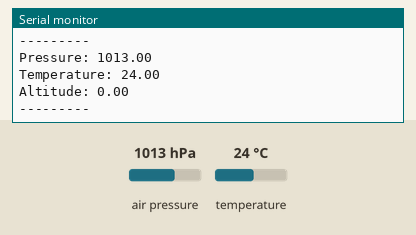
Simulated run of this sketch. Board: Arduino Uno, built with avr-gcc and run on an emulated ATmega328P. Shown: the last lines printed to the serial monitor. Inputs (shaded band) come from the test bench; at power-on: air pressure 1013 hPa, temperature 24 °C.

Above: at 1.8 s.
1.9 s: air pressure set to 952 hPa
At 2.8 s:
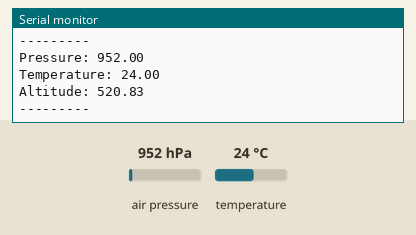
3.4 s: temperature set to 12 °C
At 4.7 s:
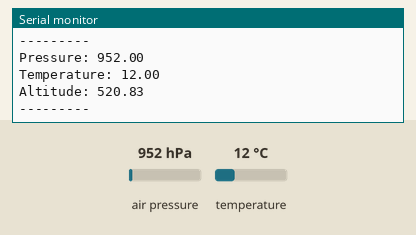
4.9 s: air pressure set to 975 hPa
At 5.8 s:
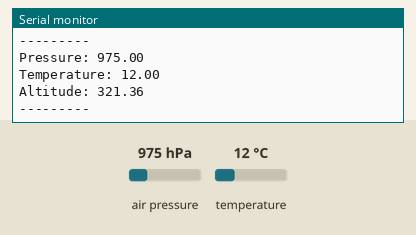
Timing chart, 0 to 7.9 s (numbered marks = the images above; inputs shaded):
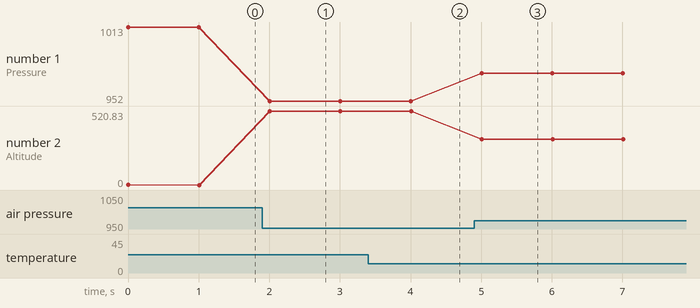

The sketch:

BMP180_PressureTemp.ino
```cpp
/*
 * This program reads data from the the BMP180 sensor
 * Board | SDA | SCL
 * UNO   | A4  | A5
 * MEGA  | 20  | 21
 */
#include <Wire.h>
#include <SFE_BMP180.h>

SFE_BMP180 bmp180;
char status;
double T, P, altAGL;
float Po = 1013.25;
unsigned long currentTime, previousTime = 0;

void setup() {
  Serial.begin(115200);
  bmp180.begin();
  getBMP180();
  Po = P; //this zeros alt to ground level
}

void loop() {
currentTime = millis();
if (abs(currentTime - previousTime) > 1000){
  getBMP180();
  previousTime = currentTime;
  }
}

void getBMP180() {
    status = bmp180.startTemperature();
    currentTime = millis();

  if (status != 0) {
    status = bmp180.getTemperature(T);

    if (status != 0) {
      status = bmp180.startPressure(3);

      if (status != 0) {
        //delay(status);
        status = bmp180.getPressure(P, T);
        altAGL = bmp180.altitude(P, Po);

        if (status != 0) {
          Serial.print("Pressure: ");
          Serial.println(P);

          Serial.print("Temperature: ");
          Serial.println(T);

          Serial.print("Altitude: ");
          Serial.println(altAGL);

          Serial.println("---------");
        }
      }
    }
  }
}
```

Measured:
- after the input at 1.9 s, the serial monitor: prints a new line after 0.10 s (image 1)
- after the input at 3.4 s, the serial monitor: prints a new line after 0.61 s (image 2)
- after the input at 4.9 s, the serial monitor: prints a new line after 0.11 s (image 3)
- plotted number 1: 1013 → 952 after the input at 1.9 s, 952 → 975 after the input at 4.9 s
- plotted number 2: 0 → 520.83 after the input at 1.9 s, 520.83 → 321.36 after the input at 4.9 s
